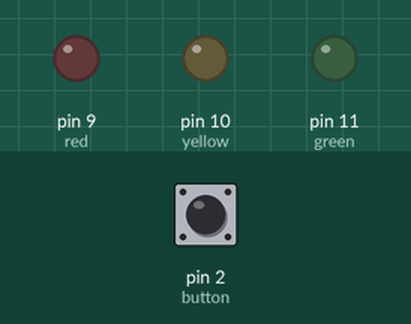
Simulated run of this sketch. Board: Arduino Uno, built with avr-gcc and run on an emulated ATmega328P. On the bench: output pins drawn as LEDs (lit = HIGH). The test bench sets the inputs (shaded band); at power-on: pin 2 (button) LOW.

Above: at 1.2 s.
1.3 s: pin 2 (button) pulled HIGH for 0.15 s
At 1.6 s:
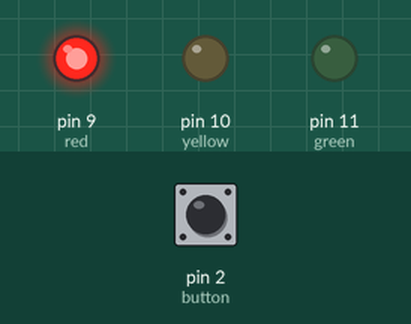
10.4 s: pin 2 (button) pulled HIGH for 3.2 s
At 11.6 s:
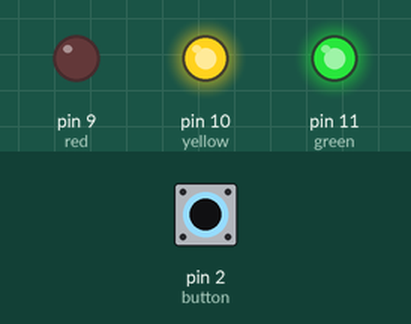
At 19.4 s:
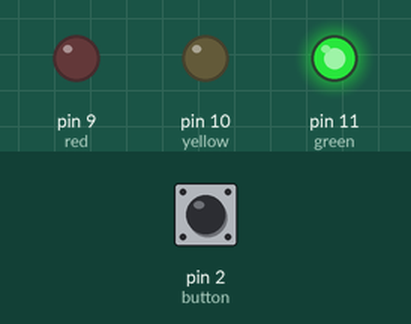
Timing chart, 0 to 24.8 s (numbered marks = the images above; inputs shaded):
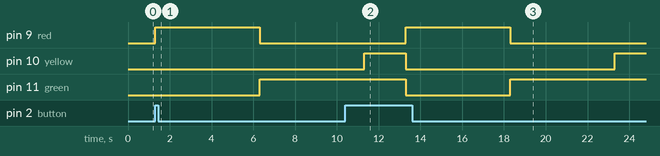

Measured:
- after the input at 1.3 s, pin 9 (red): LOW → HIGH at once, → LOW 5.0 s later; pin 11 (green): LOW → HIGH after 5.0 s
- after the input at 10.4 s, pin 9 (red): LOW → HIGH after 2.9 s, → LOW 5.0 s later

The sketch:

scemaforo.ino
```cpp
int red = 9;           // vgr the PWM pin the LED is attached to
int yellow = 10;           // vgr the PWM pin the LED is attached to
int green = 11;           // vgr the PWM pin the LED is attached to

int button =  2; // switch is on pin 2
int buttonValue = LOW; // switch defaults to 0 or LOW

// the setup routine runs once when you press reset:
void setup() {
  pinMode(button,INPUT);
  // declare pin 9 to be an output:
  pinMode(red, OUTPUT);
  pinMode(yellow, OUTPUT);
  pinMode(green, OUTPUT);
}

// the loop routine runs over and over again forever:
void loop() {

    digitalWrite(red, LOW);   // turn the LED on (HIGH is the voltage level)
    digitalWrite(yellow, LOW);   // turn the LED on (HIGH is the voltage level)
    digitalWrite(green, LOW);
buttonValue = digitalRead(button);

  if (buttonValue == HIGH) {
    digitalWrite(red, HIGH);   // turn the LED on (HIGH is the voltage level)
    digitalWrite(yellow, LOW);   // turn the LED on (HIGH is the voltage level)
    digitalWrite(green, LOW);   // turn the LED on (HIGH is the voltage level)
    delay(5000);              // wait for a second
    digitalWrite(red, LOW);   // turn the LED on (HIGH is the voltage level)
    digitalWrite(yellow, LOW);   // turn the LED on (HIGH is the voltage level)
    digitalWrite(green, HIGH);   // turn the LED on (HIGH is the voltage level)
    delay(5000);              // wait for a second
    digitalWrite(red, LOW);   // turn the LED on (HIGH is the voltage level)
    digitalWrite(yellow, HIGH);   // turn the LED on (HIGH is the voltage level)
    digitalWrite(green, HIGH);   // turn the LED on (HIGH is the voltage level)
    delay(2000);              // wait for a second

  }
}
```
